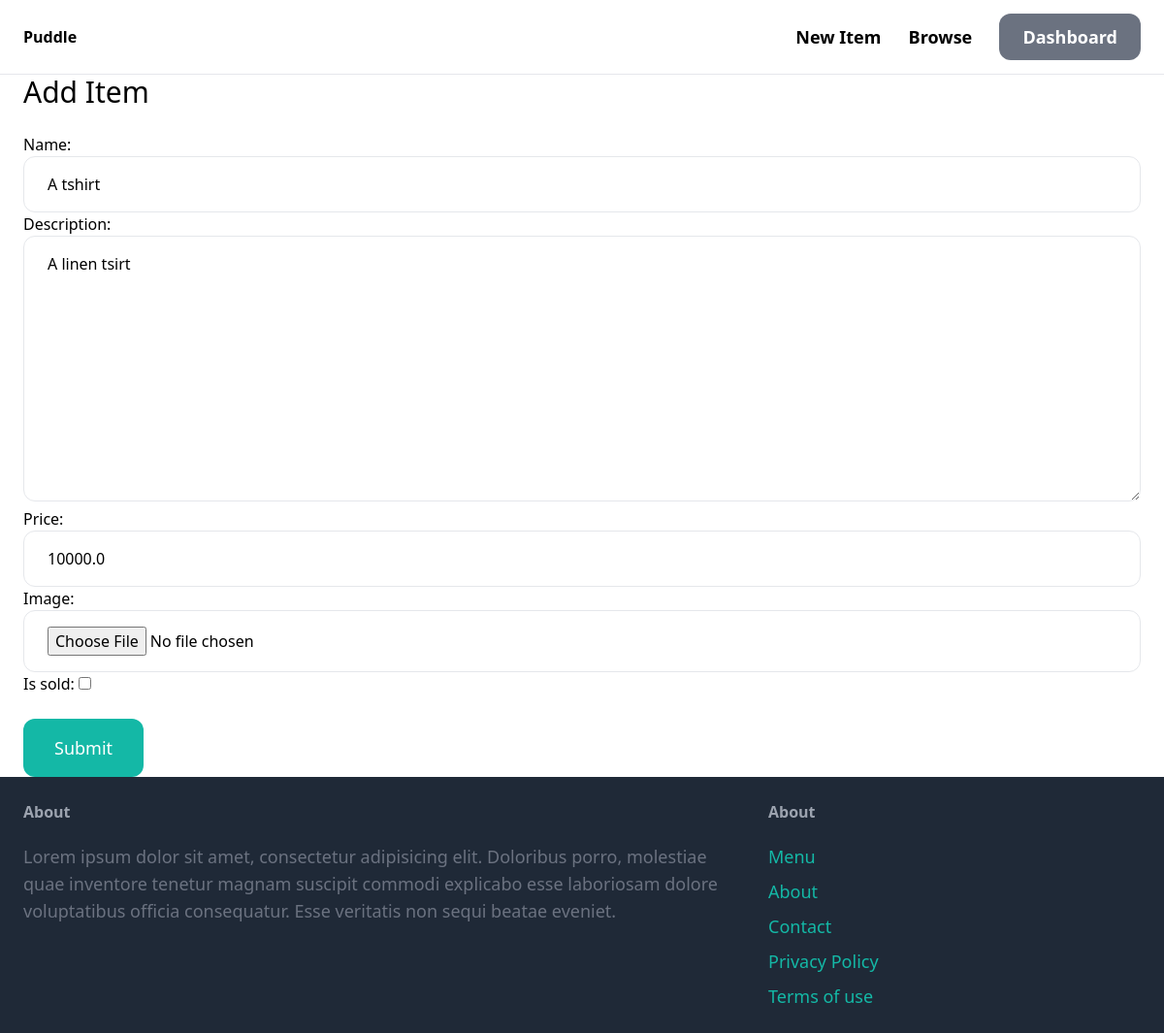
/items/a-tshirt/edit/ (signed in), run on the app's committed database.
### item/models.py (models this page shows, shortened)
class Item(models.Model):
    category = models.ForeignKey(Category, related_name='items', on_delete=models.CASCADE)
    name = models.CharField(max_length=255)
    slug = models.SlugField(max_length=255, unique=True, blank=True)
    description = models.TextField(blank=True, null=True)
    price = models.FloatField()
    image = models.ImageField(upload_to='items_images', blank=True, null=True)
    is_sold = models.BooleanField(default=False)
    created_by = models.ForeignKey(User, related_name='items', on_delete=models.CASCADE)
    created_at = models.DateTimeField(auto_now_add=True)

### item/views.py (the view)
# urls.py: path('<slug:slug>/edit/',views.edit, name='edit')
@login_required
def edit(request,slug):
    item=get_object_or_404(Item,slug=slug,created_by=request.user)
    if request.method == 'POST':
        form = EditItemForm(request.POST, request.FILES, request=request,instance=item)  # Pass 'request' here
        if form.is_valid():
           form.save()
           return redirect('item:detail', slug=form.instance.slug)  # Assuming you have a slug
    else:
        form = EditItemForm(instance=item)  # Pass 'request' here for the GET request
    return render(request, 'form.html', {
        'form': form,
        'title': 'Add Item'
    })

### item/forms.py
class EditItemForm(forms.ModelForm):
    def __init__(self, *args, **kwargs):
        self.request = kwargs.pop('request', None)  # Pop 'request' from kwargs
        super(EditItemForm, self).__init__(*args, **kwargs)
    class Meta:
        model = Item
        fields = ('name', 'description', 'price', 'image','is_sold')
        widgets={
            'category':forms.Select(attrs={
            'class':'w-full py-4 px-6 rounded-xl border'
            }),
            'name':forms.TextInput(attrs={
            'class':'w-full py-4 px-6 rounded-xl border'
            }),
            'description':forms.Textarea(attrs={
            'class':'w-full py-4 px-6 rounded-xl border'
            }),
              'price':forms.TextInput(attrs={
            'class':'w-full py-4 px-6 rounded-xl border'
            }),
              'image':forms.FileInput(attrs={
            'class':'w-full py-4 px-6 rounded-xl border'
            })
        }

### item/templates/form.html (shortened to what this page needs)
{% extends 'core/base.html' %}
{% block content %}
<h1 class="mb-6 text-3xl">{{ title }}</h1>
<form method="post" action="." enctype="multipart/form-data">
    <div class="space_y_4">
        {{ form.as_p }}
    </div>
    <button class="mt-6 py-4 px-8 text-lg bg-teal-500 hover:bg-teal-700 rounded-xl text-white">Submit</button>
</form>
{% endblock %}

### data on the page
Item: name "A tshirt", description "A linen tsirt", price "10000.0"

### other printed values
{{ title }} "Add Item"
